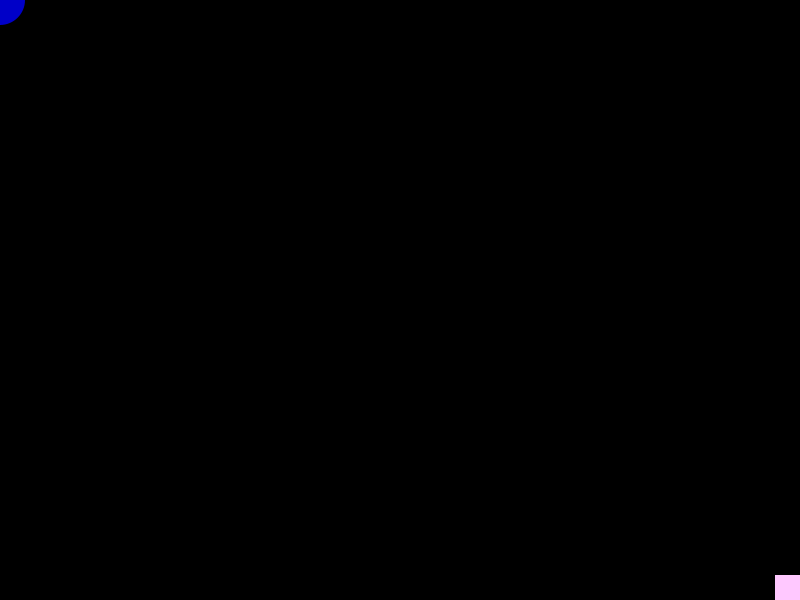
Frame 1 (no input)
Frame 60 (the mouse pressed at the canvas centre just before this capture): identical to frame 1, image omitted
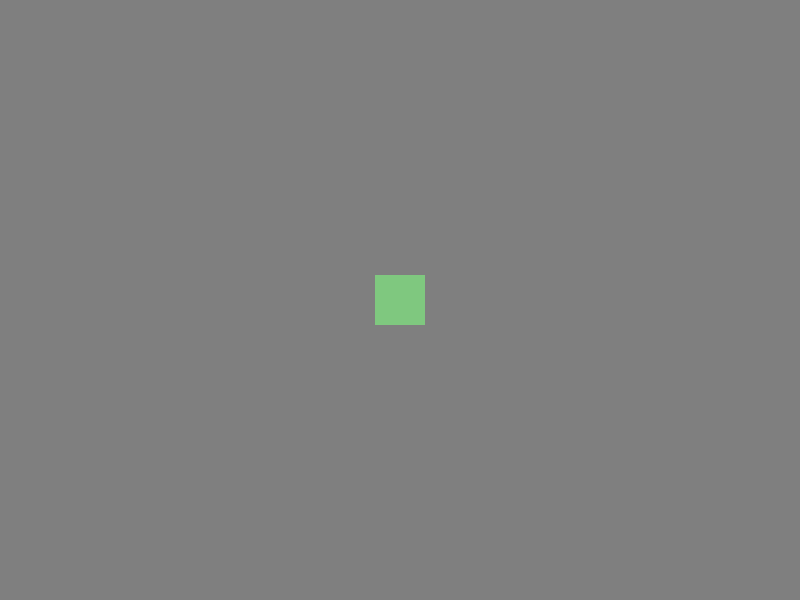
Frame 120 (the mouse held since frame 60 and released just before this capture)

The Processing sketch that drew these frames (run headless with seeded random() and noise(); from frame 60 on, the mouse is pressed at the canvas centre):

// Processing sketch: mouse-shapes
// ── mouse-shapes.pde
// Mouse Shapes
// mouseX and mouseY are variables that Processing updates for you,
// every frame, without you writing any code to change them.
// This sketch reads those two variables and uses map() to turn them
// into everything else: two positions and three colors.

float circleSize = 50;
float squareSize = 50;

void setup() {
  size(800, 600);
  rectMode(CENTER);
}

void draw() {
  // Background color: three variables computed from mouseX/mouseY,
  // each mapped from the mouse's pixel range into a 0-255 color range.
  float bgR = map(mouseX, 0, width, 0, 255);
  float bgG = map(mouseY, 0, height, 0, 255);
  float bgB = map(mouseX + mouseY, 0, width + height, 0, 255);
  background(bgR, bgG, bgB);

  // Circle position: follows the mouse directly.
  float circleX = mouseX;
  float circleY = mouseY;

  // Square position: moves the opposite way, around the center.
  float squareX = width - mouseX;
  float squareY = height - mouseY;

  // Circle color: mapped from its own position, so it changes as it moves.
  float cR = map(circleX, 0, width, 0, 255);
  float cG = map(circleY, 0, height, 0, 255);
  fill(cR, cG, 200);
  noStroke();
  ellipse(circleX, circleY, circleSize, circleSize);

  // Square color: same idea, using the square's own position.
  float sR = map(squareX, 0, width, 0, 255);
  float sG = map(squareY, 0, height, 0, 255);
  fill(sR, 200, sG);
  rect(squareX, squareY, squareSize, squareSize);
}
